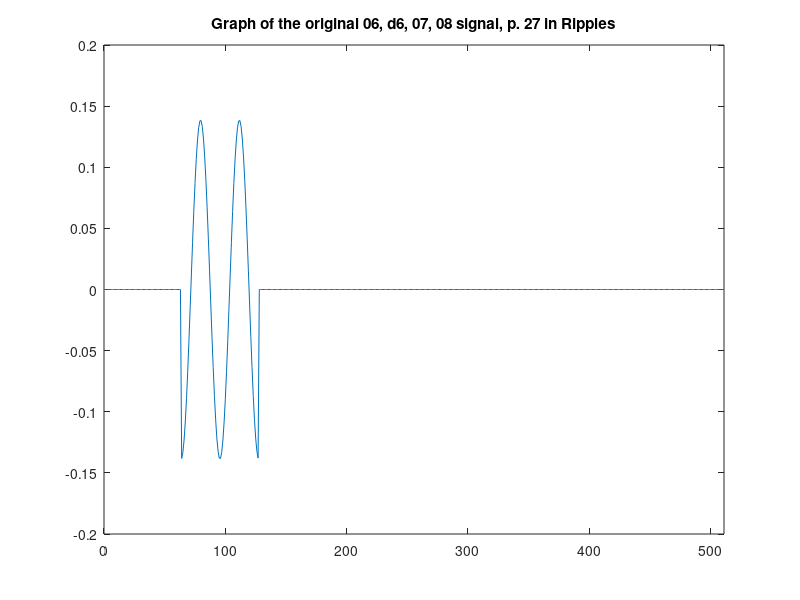
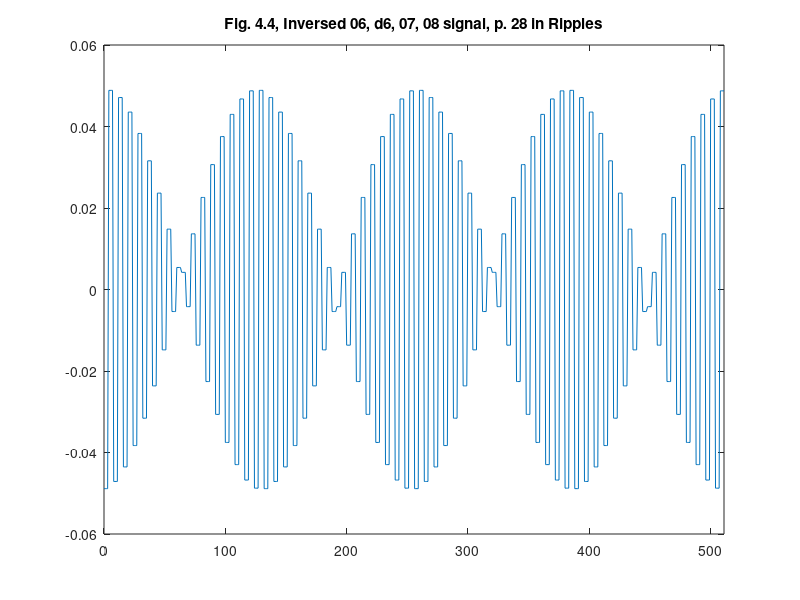

The MATLAB source for these figures, in order:
%% ========================================================================
%% Programmatic octave notes on "Ripples in Mathematics" by A. Jensen
%% and A. la Cour-Harbo written with a deep gratitude to the authors for
%% this wonderful text. I added a few graphs to help me visualize Fig. 4.4.
%% 
%% Reconstruction of graphs on p.28, Ch 04.
%%
%% Author: Vladimir Kulyukin
%% 
%% NB: I have tested this code in Octave, not Matlab.
%%
%% The numbers below were computed by my Java OneDHaar class methods
%% available at https://github.com/VKEDCO/java/blob/master/haar/org.vkedco.wavelets.haar/OneDHaar.java &
%% https://github.com/VKEDCO/java/blob/master/haar/org.vkedco.wavelets.tests/RipplesInMathCh04.java
%% =========================================================================


t = [0:511];

y_s06_d6_07_08_p28 = [
0.0
0.0
0.0
0.0
0.0
0.0
0.0
0.0
0.0
0.0
0.0
0.0
0.0
0.0
0.0
0.0
0.0
0.0
0.0
0.0
0.0
0.0
0.0
0.0
0.0
0.0
0.0
0.0
0.0
0.0
0.0
0.0
0.0
0.0
0.0
0.0
0.0
0.0
0.0
0.0
0.0
0.0
0.0
0.0
0.0
0.0
0.0
0.0
0.0
0.0
0.0
0.0
0.0
0.0
0.0
0.0
0.0
0.0
0.0
0.0
0.0
0.0
0.0
0.0
-0.1382205356729931
-0.13324253778085945
-0.12314410388508332
-0.10831331113701251
-0.08932009858475111
-0.06689436473516598
-0.041897917963600595
-0.015291357701316859
0.011902840861936378
0.03863961992605535
0.06389150006576436
0.08668806568871212
0.10615325756246972
0.12153903927953467
0.13225414387696569
0.13788679589418307
0.1382205356729931
0.13324253778085923
0.12314410388508332
0.10831331113701283
0.08932009858475126
0.06689436473516598
0.041897917963600435
0.015291357701316859
-0.01190284086193622
-0.03863961992605488
-0.06389150006576436
-0.08668806568871212
-0.10615325756247004
-0.12153903927953467
-0.13225414387696544
-0.13788679589418357
-0.13822053567299325
-0.13324253778085893
-0.12314410388508293
-0.10831331113701298
-0.08932009858475126
-0.06689436473516583
-0.041897917963600435
-0.015291357701317173
0.01190284086193622
0.03863961992605519
0.06389150006576451
0.08668806568871165
0.10615325756246989
0.121539039279535
0.13225414387696582
0.13788679589418265
0.13822053567299264
0.1332425377808602
0.12314410388508332
0.10831331113701204
0.08932009858475064
0.06689436473516598
0.041897917963600595
0.015291357701317015
-0.011902840861936378
-0.03863961992605519
-0.06389150006576436
-0.08668806568871165
-0.10615325756247004
-0.121539039279535
-0.13225414387696582
-0.13788679589418262
0.0
0.0
0.0
0.0
0.0
0.0
0.0
0.0
0.0
0.0
0.0
0.0
0.0
0.0
0.0
0.0
0.0
0.0
0.0
0.0
0.0
0.0
0.0
0.0
0.0
0.0
0.0
0.0
0.0
0.0
0.0
0.0
0.0
0.0
0.0
0.0
0.0
0.0
0.0
0.0
0.0
0.0
0.0
0.0
0.0
0.0
0.0
0.0
0.0
0.0
0.0
0.0
0.0
0.0
0.0
0.0
0.0
0.0
0.0
0.0
0.0
0.0
0.0
0.0
0.0
0.0
0.0
0.0
0.0
0.0
0.0
0.0
0.0
0.0
0.0
0.0
0.0
0.0
0.0
0.0
0.0
0.0
0.0
0.0
0.0
0.0
0.0
0.0
0.0
0.0
0.0
0.0
0.0
0.0
0.0
0.0
0.0
0.0
0.0
0.0
0.0
0.0
0.0
0.0
0.0
0.0
0.0
0.0
0.0
0.0
0.0
0.0
0.0
0.0
0.0
0.0
0.0
0.0
0.0
0.0
0.0
0.0
0.0
0.0
0.0
0.0
0.0
0.0
0.0
0.0
0.0
0.0
0.0
0.0
0.0
0.0
0.0
0.0
0.0
0.0
0.0
0.0
0.0
0.0
0.0
0.0
0.0
0.0
0.0
0.0
0.0
0.0
0.0
0.0
0.0
0.0
0.0
0.0
0.0
0.0
0.0
0.0
0.0
0.0
0.0
0.0
0.0
0.0
0.0
0.0
0.0
0.0
0.0
0.0
0.0
0.0
0.0
0.0
0.0
0.0
0.0
0.0
0.0
0.0
0.0
0.0
0.0
0.0
0.0
0.0
0.0
0.0
0.0
0.0
0.0
0.0
0.0
0.0
0.0
0.0
0.0
0.0
0.0
0.0
0.0
0.0
0.0
0.0
0.0
0.0
0.0
0.0
0.0
0.0
0.0
0.0
0.0
0.0
0.0
0.0
0.0
0.0
0.0
0.0
0.0
0.0
0.0
0.0
0.0
0.0
0.0
0.0
0.0
0.0
0.0
0.0
0.0
0.0
0.0
0.0
0.0
0.0
0.0
0.0
0.0
0.0
0.0
0.0
0.0
0.0
0.0
0.0
0.0
0.0
0.0
0.0
0.0
0.0
0.0
0.0
0.0
0.0
0.0
0.0
0.0
0.0
0.0
0.0
0.0
0.0
0.0
0.0
0.0
0.0
0.0
0.0
0.0
0.0
0.0
0.0
0.0
0.0
0.0
0.0
0.0
0.0
0.0
0.0
0.0
0.0
0.0
0.0
0.0
0.0
0.0
0.0
0.0
0.0
0.0
0.0
0.0
0.0
0.0
0.0
0.0
0.0
0.0
0.0
0.0
0.0
0.0
0.0
0.0
0.0
0.0
0.0
0.0
0.0
0.0
0.0
0.0
0.0
0.0
0.0
0.0
0.0
0.0
0.0
0.0
0.0
0.0
0.0
0.0
0.0
0.0
0.0
0.0
0.0
0.0
0.0
0.0
0.0
0.0
0.0
0.0
0.0
0.0
0.0
0.0
0.0
0.0
0.0
0.0
0.0
0.0
0.0
0.0
0.0
0.0
0.0
0.0
0.0
0.0
0.0
0.0
0.0
0.0
0.0
0.0
0.0
0.0
0.0
0.0
0.0
0.0
0.0
0.0
0.0
0.0
0.0
0.0
0.0
0.0
0.0
];

figure;
plot(t, y_s06_d6_07_08_p28);
xlim([0 511]);
title('Graph of the original 06, d6, 07, 08 signal, p. 27 in Ripples');

y_fig44c_p28 = [
-0.04886833903680526
-0.04886833903680526
-0.04886833903680526
-0.04886833903680526
0.04886833903680526
0.04886833903680526
0.04886833903680526
0.04886833903680526
-0.04710835100367523
-0.04710835100367523
-0.04710835100367523
-0.04710835100367523
0.04710835100367523
0.04710835100367523
0.04710835100367523
0.04710835100367523
-0.04353801546014154
-0.04353801546014154
-0.04353801546014154
-0.04353801546014154
0.04353801546014154
0.04353801546014154
0.04353801546014154
0.04353801546014154
-0.03829453839887497
-0.03829453839887497
-0.03829453839887497
-0.03829453839887497
0.03829453839887497
0.03829453839887497
0.03829453839887497
0.03829453839887497
-0.031579423702764224
-0.031579423702764224
-0.031579423702764224
-0.031579423702764224
0.031579423702764224
0.031579423702764224
0.031579423702764224
0.031579423702764224
-0.023650729463701056
-0.023650729463701056
-0.023650729463701056
-0.023650729463701056
0.023650729463701056
0.023650729463701056
0.023650729463701056
0.023650729463701056
-0.014813150954829822
-0.014813150954829822
-0.014813150954829822
-0.014813150954829822
0.014813150954829822
0.014813150954829822
0.014813150954829822
0.014813150954829822
-0.005406311362075144
-0.005406311362075144
-0.005406311362075144
-0.005406311362075144
0.005406311362075144
0.005406311362075144
0.005406311362075144
0.005406311362075144
0.004208289744429771
0.004208289744429771
0.004208289744429771
0.004208289744429771
-0.004208289744429771
-0.004208289744429771
-0.004208289744429771
-0.004208289744429771
0.01366116863609229
0.01366116863609229
0.01366116863609229
0.01366116863609229
-0.01366116863609229
-0.01366116863609229
-0.01366116863609229
-0.01366116863609229
0.02258905647834136
0.02258905647834136
0.02258905647834136
0.02258905647834136
-0.02258905647834136
-0.02258905647834136
-0.02258905647834136
-0.02258905647834136
0.030648859548216608
0.030648859548216608
0.030648859548216608
0.030648859548216608
-0.030648859548216608
-0.030648859548216608
-0.030648859548216608
-0.030648859548216608
0.03753084413373225
0.03753084413373225
0.03753084413373225
0.03753084413373225
-0.03753084413373225
-0.03753084413373225
-0.03753084413373225
-0.03753084413373225
0.042970539426728564
0.042970539426728564
0.042970539426728564
0.042970539426728564
-0.042970539426728564
-0.042970539426728564
-0.042970539426728564
-0.042970539426728564
0.04675890098771187
0.04675890098771187
0.04675890098771187
0.04675890098771187
-0.04675890098771187
-0.04675890098771187
-0.04675890098771187
-0.04675890098771187
0.048750344206431116
0.048750344206431116
0.048750344206431116
0.048750344206431116
-0.048750344206431116
-0.048750344206431116
-0.048750344206431116
-0.048750344206431116
0.04886833903680526
0.04886833903680526
0.04886833903680526
0.04886833903680526
-0.04886833903680526
-0.04886833903680526
-0.04886833903680526
-0.04886833903680526
0.04710835100367516
0.04710835100367516
0.04710835100367516
0.04710835100367516
-0.04710835100367516
-0.04710835100367516
-0.04710835100367516
-0.04710835100367516
0.04353801546014154
0.04353801546014154
0.04353801546014154
0.04353801546014154
-0.04353801546014154
-0.04353801546014154
-0.04353801546014154
-0.04353801546014154
0.03829453839887508
0.03829453839887508
0.03829453839887508
0.03829453839887508
-0.03829453839887508
-0.03829453839887508
-0.03829453839887508
-0.03829453839887508
0.03157942370276428
0.03157942370276428
0.03157942370276428
0.03157942370276428
-0.03157942370276428
-0.03157942370276428
-0.03157942370276428
-0.03157942370276428
0.023650729463701056
0.023650729463701056
0.023650729463701056
0.023650729463701056
-0.023650729463701056
-0.023650729463701056
-0.023650729463701056
-0.023650729463701056
0.014813150954829764
0.014813150954829764
0.014813150954829764
0.014813150954829764
-0.014813150954829764
-0.014813150954829764
-0.014813150954829764
-0.014813150954829764
0.005406311362075144
0.005406311362075144
0.005406311362075144
0.005406311362075144
-0.005406311362075144
-0.005406311362075144
-0.005406311362075144
-0.005406311362075144
-0.004208289744429715
-0.004208289744429715
-0.004208289744429715
-0.004208289744429715
0.004208289744429715
0.004208289744429715
0.004208289744429715
0.004208289744429715
-0.013661168636092123
-0.013661168636092123
-0.013661168636092123
-0.013661168636092123
0.013661168636092123
0.013661168636092123
0.013661168636092123
0.013661168636092123
-0.02258905647834136
-0.02258905647834136
-0.02258905647834136
-0.02258905647834136
0.02258905647834136
0.02258905647834136
0.02258905647834136
0.02258905647834136
-0.030648859548216608
-0.030648859548216608
-0.030648859548216608
-0.030648859548216608
0.030648859548216608
0.030648859548216608
0.030648859548216608
0.030648859548216608
-0.03753084413373236
-0.03753084413373236
-0.03753084413373236
-0.03753084413373236
0.03753084413373236
0.03753084413373236
0.03753084413373236
0.03753084413373236
-0.042970539426728564
-0.042970539426728564
-0.042970539426728564
-0.042970539426728564
0.042970539426728564
0.042970539426728564
0.042970539426728564
0.042970539426728564
-0.04675890098771178
-0.04675890098771178
-0.04675890098771178
-0.04675890098771178
0.04675890098771178
0.04675890098771178
0.04675890098771178
0.04675890098771178
-0.0487503442064313
-0.0487503442064313
-0.0487503442064313
-0.0487503442064313
0.0487503442064313
0.0487503442064313
0.0487503442064313
0.0487503442064313
-0.048868339036805306
-0.048868339036805306
-0.048868339036805306
-0.048868339036805306
0.048868339036805306
0.048868339036805306
0.048868339036805306
0.048868339036805306
-0.047108351003675046
-0.047108351003675046
-0.047108351003675046
-0.047108351003675046
0.047108351003675046
0.047108351003675046
0.047108351003675046
0.047108351003675046
-0.043538015460141404
-0.043538015460141404
-0.043538015460141404
-0.043538015460141404
0.043538015460141404
0.043538015460141404
0.043538015460141404
0.043538015460141404
-0.03829453839887514
-0.03829453839887514
-0.03829453839887514
-0.03829453839887514
0.03829453839887514
0.03829453839887514
0.03829453839887514
0.03829453839887514
-0.03157942370276428
-0.03157942370276428
-0.03157942370276428
-0.03157942370276428
0.03157942370276428
0.03157942370276428
0.03157942370276428
0.03157942370276428
-0.023650729463701
-0.023650729463701
-0.023650729463701
-0.023650729463701
0.023650729463701
0.023650729463701
0.023650729463701
0.023650729463701
-0.014813150954829764
-0.014813150954829764
-0.014813150954829764
-0.014813150954829764
0.014813150954829764
0.014813150954829764
0.014813150954829764
0.014813150954829764
-0.005406311362075255
-0.005406311362075255
-0.005406311362075255
-0.005406311362075255
0.005406311362075255
0.005406311362075255
0.005406311362075255
0.005406311362075255
0.004208289744429715
0.004208289744429715
0.004208289744429715
0.004208289744429715
-0.004208289744429715
-0.004208289744429715
-0.004208289744429715
-0.004208289744429715
0.013661168636092234
0.013661168636092234
0.013661168636092234
0.013661168636092234
-0.013661168636092234
-0.013661168636092234
-0.013661168636092234
-0.013661168636092234
0.022589056478341415
0.022589056478341415
0.022589056478341415
0.022589056478341415
-0.022589056478341415
-0.022589056478341415
-0.022589056478341415
-0.022589056478341415
0.03064885954821644
0.03064885954821644
0.03064885954821644
0.03064885954821644
-0.03064885954821644
-0.03064885954821644
-0.03064885954821644
-0.03064885954821644
0.037530844133732304
0.037530844133732304
0.037530844133732304
0.037530844133732304
-0.037530844133732304
-0.037530844133732304
-0.037530844133732304
-0.037530844133732304
0.042970539426728675
0.042970539426728675
0.042970539426728675
0.042970539426728675
-0.042970539426728675
-0.042970539426728675
-0.042970539426728675
-0.042970539426728675
0.04675890098771192
0.04675890098771192
0.04675890098771192
0.04675890098771192
-0.04675890098771192
-0.04675890098771192
-0.04675890098771192
-0.04675890098771192
0.04875034420643097
0.04875034420643097
0.04875034420643097
0.04875034420643097
-0.04875034420643097
-0.04875034420643097
-0.04875034420643097
-0.04875034420643097
0.04886833903680509
0.04886833903680509
0.04886833903680509
0.04886833903680509
-0.04886833903680509
-0.04886833903680509
-0.04886833903680509
-0.04886833903680509
0.0471083510036755
0.0471083510036755
0.0471083510036755
0.0471083510036755
-0.0471083510036755
-0.0471083510036755
-0.0471083510036755
-0.0471083510036755
0.04353801546014154
0.04353801546014154
0.04353801546014154
0.04353801546014154
-0.04353801546014154
-0.04353801546014154
-0.04353801546014154
-0.04353801546014154
0.038294538398874804
0.038294538398874804
0.038294538398874804
0.038294538398874804
-0.038294538398874804
-0.038294538398874804
-0.038294538398874804
-0.038294538398874804
0.03157942370276406
0.03157942370276406
0.03157942370276406
0.03157942370276406
-0.03157942370276406
-0.03157942370276406
-0.03157942370276406
-0.03157942370276406
0.023650729463701056
0.023650729463701056
0.023650729463701056
0.023650729463701056
-0.023650729463701056
-0.023650729463701056
-0.023650729463701056
-0.023650729463701056
0.014813150954829822
0.014813150954829822
0.014813150954829822
0.014813150954829822
-0.014813150954829822
-0.014813150954829822
-0.014813150954829822
-0.014813150954829822
0.005406311362075199
0.005406311362075199
0.005406311362075199
0.005406311362075199
-0.005406311362075199
-0.005406311362075199
-0.005406311362075199
-0.005406311362075199
-0.004208289744429771
-0.004208289744429771
-0.004208289744429771
-0.004208289744429771
0.004208289744429771
0.004208289744429771
0.004208289744429771
0.004208289744429771
-0.013661168636092234
-0.013661168636092234
-0.013661168636092234
-0.013661168636092234
0.013661168636092234
0.013661168636092234
0.013661168636092234
0.013661168636092234
-0.02258905647834136
-0.02258905647834136
-0.02258905647834136
-0.02258905647834136
0.02258905647834136
0.02258905647834136
0.02258905647834136
0.02258905647834136
-0.03064885954821644
-0.03064885954821644
-0.03064885954821644
-0.03064885954821644
0.03064885954821644
0.03064885954821644
0.03064885954821644
0.03064885954821644
-0.03753084413373236
-0.03753084413373236
-0.03753084413373236
-0.03753084413373236
0.03753084413373236
0.03753084413373236
0.03753084413373236
0.03753084413373236
-0.042970539426728675
-0.042970539426728675
-0.042970539426728675
-0.042970539426728675
0.042970539426728675
0.042970539426728675
0.042970539426728675
0.042970539426728675
-0.04675890098771192
-0.04675890098771192
-0.04675890098771192
-0.04675890098771192
0.04675890098771192
0.04675890098771192
0.04675890098771192
0.04675890098771192
-0.048750344206430964
-0.048750344206430964
-0.048750344206430964
-0.048750344206430964
0.048750344206430964
0.048750344206430964
0.048750344206430964
0.048750344206430964
];

figure;
plot(t, y_fig44c_p28);
xlim([0 511]);
title('Fig. 4.4, Inversed 06, d6, 07, 08 signal, p. 28 in Ripples');
